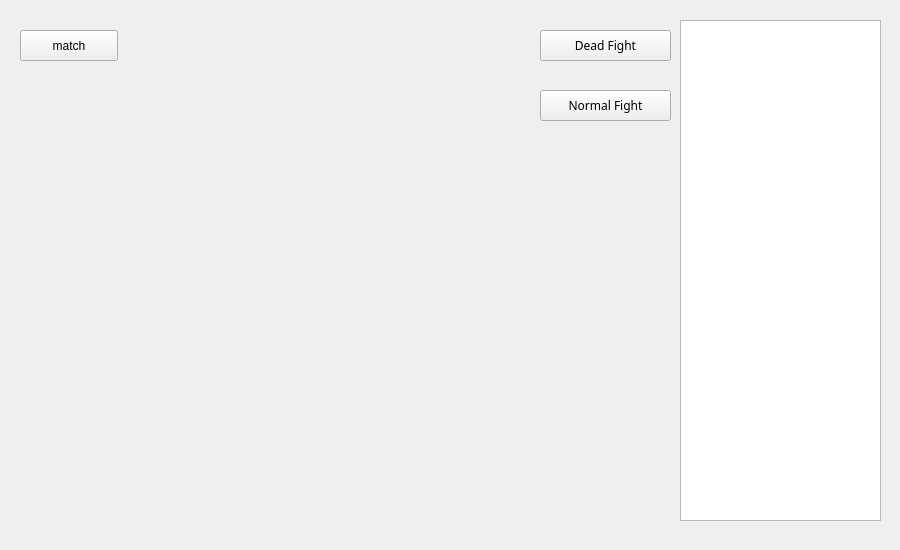
<?xml version="1.0" encoding="UTF-8"?>
<ui version="4.0">
 <class>Mainpage</class>
 <widget class="QWidget" name="Mainpage">
  <property name="geometry">
   <rect>
    <x>0</x>
    <y>0</y>
    <width>900</width>
    <height>550</height>
   </rect>
  </property>
  <property name="windowTitle">
   <string>Form</string>
  </property>
  <widget class="QListWidget" name="onlineList">
   <property name="geometry">
    <rect>
     <x>680</x>
     <y>20</y>
     <width>201</width>
     <height>501</height>
    </rect>
   </property>
   <property name="font">
    <font>
     <family>Lalezar</family>
    </font>
   </property>
  </widget>
  <widget class="QPushButton" name="matchBot">
   <property name="geometry">
    <rect>
     <x>20</x>
     <y>30</y>
     <width>98</width>
     <height>31</height>
    </rect>
   </property>
   <property name="text">
    <string>match</string>
   </property>
  </widget>
  <widget class="QPushButton" name="normalFightMatch">
   <property name="geometry">
    <rect>
     <x>540</x>
     <y>90</y>
     <width>131</width>
     <height>31</height>
    </rect>
   </property>
   <property name="font">
    <font>
     <family>Lalezar</family>
    </font>
   </property>
   <property name="text">
    <string>Normal Fight</string>
   </property>
  </widget>
  <widget class="QPushButton" name="deadFightMatch">
   <property name="geometry">
    <rect>
     <x>540</x>
     <y>30</y>
     <width>131</width>
     <height>31</height>
    </rect>
   </property>
   <property name="font">
    <font>
     <family>Lalezar</family>
    </font>
   </property>
   <property name="text">
    <string>Dead Fight</string>
   </property>
  </widget>
 </widget>
 <resources/>
 <connections/>
</ui>
